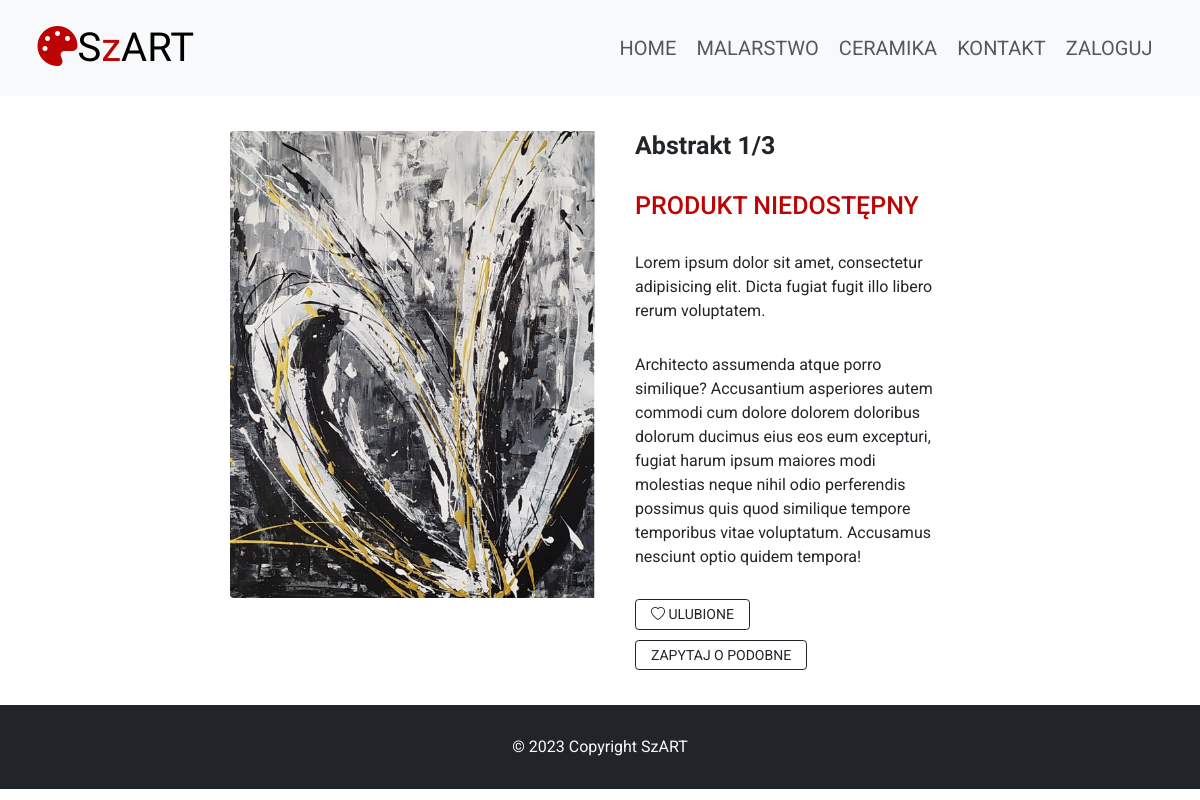
Page /item/1 on the committed database.
### szartapp/models.py (models this page shows, shortened)
class Product(models.Model):
    TYPE = {
        (0, 'Malarstwo'),
        (1, 'Ceramika'),
    }
    SOLD = {
        (0, 'Kup'),
        (1, 'Zapytaj o podobne')
    }
    title = models.CharField(max_length=64, blank=False, unique=True)
    year = models.PositiveSmallIntegerField(null=True, blank=True)
    short_desc = models.CharField(max_length=128, blank=False, default='')
    description = models.TextField(default="")
    image = models.ImageField(upload_to="images", null=False, blank=False, default='')
    type = models.PositiveSmallIntegerField(default=0, choices=TYPE)
    price = models.DecimalField(max_digits=7, decimal_places=2)
    created = models.DateTimeField(auto_now_add=True)
    sold = models.PositiveSmallIntegerField(default=0, choices=SOLD)

### szartapp/views.py (the view)
# urls.py: path('item/<int:id>', item_response, name='item'),
def item_response(request, id):
    product = get_object_or_404(Product, pk=id)
    liked_products = []
    user_authenticated = False
    if request.user.is_authenticated:
        liked_products = Product.objects.filter(like__like=1, like__user=request.user)
        user_authenticated = True
    return render(request, 'item.html', {'item': product, 'liked_products': liked_products, 'added_to_cart': False, 'user_authenticated': user_authenticated})

### templates/item.html (shortened to what this page needs)
{% extends 'main.html' %}
{% block strona %}
    <div class="container py-5 items">
        <div class="row m-0 align-items-flex-start justify-content-center">
            <div class="p-2 col-md-4">
                <img src="/my_media/{{ item.image }}" alt="{{ item.image }}" class="img-fluid rounded-start">
            </div>
            <div class="p-2 col-md-4">
                {% if item.sold == 1 %}
                    <h3 class="m-5 mt-0 items">{{ item.title }}</h3>
                    <h1 class="m-5 mt-0 my-color items" >PRODUKT NIEDOSTĘPNY</h1>
                {% endif %}
                <p class="mt-5 m-5">
                    {{ item.short_desc }}
                </p>
                <p class="mt-5 m-5">
                    {{ item.description }}
                </p>
                <div class="px-5 d-flex align-items-center">
                    <form action="{% url 'add_to_fav' item.id %}" method="POST">
                        {% if user.is_authenticated %}
                            {% if item in liked_products %}
                                <button type="submit" class="btn btn-outline-dark px-4 bi bi-heart-fill" name="action" value="remove"> Ulubione</button>
                            {% else %}
                                <button type="submit" class="btn btn-outline-dark px-4 bi bi-heart" name="action" value="add"> Ulubione</button>
                            {% endif %}
                        {% else %}
                            <button type="submit" class="btn btn-outline-dark px-4 bi bi-heart" name="action" value="add"> Ulubione</button>
                        {% endif %}
                    </form>
                </div>
                <div class="px-5 mt-3 d-flex align-items-center justify-content-between">
                    {% if item.sold == 1 %}
                        <a href="{% url 'kontakt' %}">
                            <button id="submitBtn" type="submit" class="btn btn-outline-dark px-4"> Zapytaj o podobne</button>
                        </a>
                    {% endif %}
                </div>
            </div>
        </div>
    </div>
{% endblock %}

### my_static/my_style.css (style rules this page uses)
* { box-sizing: border-box; margin: 0; padding: 0; }
html { font-size: 62.5%; scroll-behavior: smooth; }
body { font-family: 'Roboto',sans-serif; font-size: 1.6rem; }
.my-color { color: rgb(188, 4, 4); }
.items h3 { font-weight: bold; font-family: 'Ysabeau', sans-serif; font-size: 2.5rem; }
.items .btn { font-size: 1.4rem; text-transform: uppercase; }

### rows in the picture
Product: image (picture), title "Abstrakt 1/3", short_desc "Lorem ipsum dolor sit amet, consectetur adipisicing elit. Dicta fugiat fugit illo libero rerum voluptatem.", description "Architecto assumenda atque porro similique? Accusantium asperiores autem commodi cum dolore dolorem doloribus dolorum ducimus eius eos eum excepturi, fugiat harum ipsum maiores modi molestias neque nihil odio perferendis possimus quis quod similique tempore temporibus vitae voluptatum. Accusamus nesciunt optio quidem tempora!"
